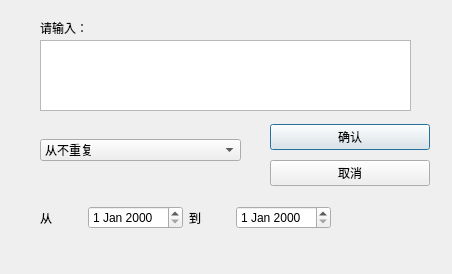
<?xml version="1.0" encoding="UTF-8"?>
<ui version="4.0">
 <class>MyInputDialog</class>
 <widget class="QDialog" name="MyInputDialog">
  <property name="geometry">
   <rect>
    <x>0</x>
    <y>0</y>
    <width>452</width>
    <height>274</height>
   </rect>
  </property>
  <property name="windowTitle">
   <string>添加事件框</string>
  </property>
  <widget class="QWidget" name="horizontalLayoutWidget">
   <property name="geometry">
    <rect>
     <x>40</x>
     <y>130</y>
     <width>201</width>
     <height>41</height>
    </rect>
   </property>
   <layout class="QHBoxLayout" name="horizontalLayout">
    <item>
     <widget class="QComboBox" name="way_box">
      <item>
       <property name="text">
        <string>从不重复</string>
       </property>
      </item>
      <item>
       <property name="text">
        <string>每周</string>
       </property>
      </item>
      <item>
       <property name="text">
        <string>每月</string>
       </property>
      </item>
      <item>
       <property name="text">
        <string>每x天</string>
       </property>
      </item>
     </widget>
    </item>
   </layout>
  </widget>
  <widget class="QLabel" name="head_title">
   <property name="geometry">
    <rect>
     <x>40</x>
     <y>20</y>
     <width>201</width>
     <height>16</height>
    </rect>
   </property>
   <property name="text">
    <string>请输入：</string>
   </property>
  </widget>
  <widget class="QWidget" name="verticalLayoutWidget">
   <property name="geometry">
    <rect>
     <x>270</x>
     <y>120</y>
     <width>160</width>
     <height>71</height>
    </rect>
   </property>
   <layout class="QVBoxLayout" name="verticalLayout">
    <item>
     <widget class="QPushButton" name="OK_button">
      <property name="text">
       <string>确认</string>
      </property>
     </widget>
    </item>
    <item>
     <widget class="QPushButton" name="cancel_button">
      <property name="text">
       <string>取消</string>
      </property>
     </widget>
    </item>
   </layout>
  </widget>
  <widget class="QTextEdit" name="input_line">
   <property name="geometry">
    <rect>
     <x>40</x>
     <y>40</y>
     <width>371</width>
     <height>71</height>
    </rect>
   </property>
  </widget>
  <widget class="QWidget" name="horizontalLayoutWidget_3">
   <property name="geometry">
    <rect>
     <x>40</x>
     <y>200</y>
     <width>291</width>
     <height>31</height>
    </rect>
   </property>
   <layout class="QHBoxLayout" name="horizontalLayout_4">
    <property name="spacing">
     <number>-1</number>
    </property>
    <property name="topMargin">
     <number>5</number>
    </property>
    <item>
     <widget class="QLabel" name="label_9">
      <property name="text">
       <string>从</string>
      </property>
     </widget>
    </item>
    <item>
     <widget class="QDateEdit" name="from_date"/>
    </item>
    <item>
     <widget class="QLabel" name="label_10">
      <property name="enabled">
       <bool>true</bool>
      </property>
      <property name="text">
       <string>到</string>
      </property>
     </widget>
    </item>
    <item>
     <widget class="QDateEdit" name="to_date"/>
    </item>
   </layout>
  </widget>
 </widget>
 <resources/>
 <connections/>
</ui>
